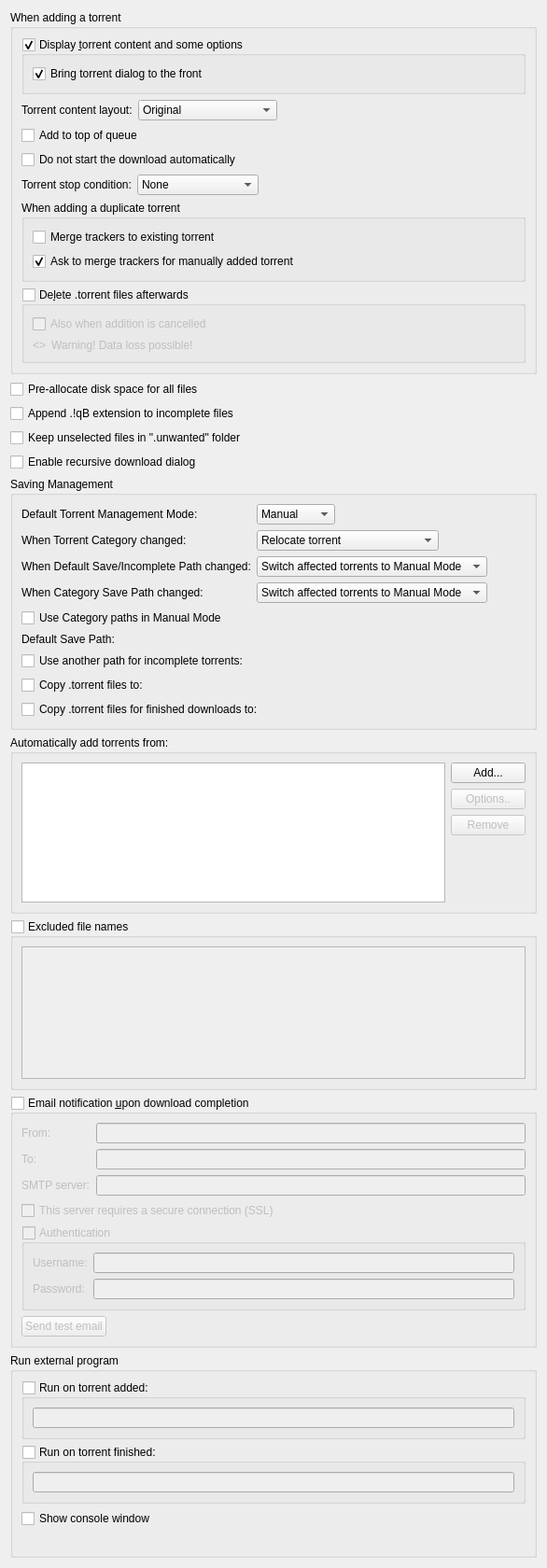
          <widget class="QWidget" name="scrollAreaWidgetContents_2">
           <property name="geometry">
            <rect>
             <x>0</x>
             <y>0</y>
             <width>586</width>
             <height>1680</height>
            </rect>
           </property>
           <layout class="QVBoxLayout" name="verticalLayout">
            <item>
             <widget class="QGroupBox" name="torrentAdditionBox">
              <property name="title">
               <string>When adding a torrent</string>
              </property>
              <layout class="QVBoxLayout" name="torrentAdditionBoxLayout">
               <item>
                <widget class="QGroupBox" name="checkAdditionDialog">
                 <property name="title">
                  <string>Display &amp;torrent content and some options</string>
                 </property>
                 <property name="checkable">
                  <bool>true</bool>
                 </property>
                 <layout class="QVBoxLayout" name="verticalLayout_18">
                  <item>
                   <widget class="QCheckBox" name="checkAdditionDialogFront">
                    <property name="text">
                     <string>Bring torrent dialog to the front</string>
                    </property>
                    <property name="checked">
                     <bool>true</bool>
                    </property>
                   </widget>
                  </item>
                 </layout>
                </widget>
               </item>
               <item>
                <layout class="QHBoxLayout" name="horizontalLayout_19">
                 <item>
                  <widget class="QLabel" name="contentLayoutLabel">
                   <property name="text">
                    <string>Torrent content layout:</string>
                   </property>
                  </widget>
                 </item>
                 <item>
                  <widget class="QComboBox" name="contentLayoutComboBox">
                   <property name="currentIndex">
                    <number>0</number>
                   </property>
                   <item>
                    <property name="text">
                     <string>Original</string>
                    </property>
                   </item>
                   <item>
                    <property name="text">
                     <string>Create subfolder</string>
                    </property>
                   </item>
                   <item>
                    <property name="text">
                     <string>Don't create subfolder</string>
                    </property>
                   </item>
                  </widget>
                 </item>
                 <item>
                  <spacer name="horizontalSpacer_20">
                   <property name="orientation">
                    <enum>Qt::Orientation::Horizontal</enum>
                   </property>
                   <property name="sizeHint" stdset="0">
                    <size>
                     <width>40</width>
                     <height>20</height>
                    </size>
                   </property>
                  </spacer>
                 </item>
                </layout>
               </item>
               <item>
                <widget class="QCheckBox" name="checkAddToQueueTop">
                 <property name="toolTip">
                  <string>The torrent will be added to the top of the download queue</string>
                 </property>
                 <property name="text">
                  <string extracomment="The torrent will be added to the top of the download queue">Add to top of queue</string>
                 </property>
                </widget>
               </item>
               <item>
                <widget class="QCheckBox" name="checkAddStopped">
                 <property name="toolTip">
                  <string>The torrent will be added to download list in a stopped state</string>
                 </property>
                 <property name="text">
                  <string extracomment="The torrent will be added to download list in a stopped state">Do not start the download automatically</string>
                 </property>
                </widget>
               </item>
               <item>
                <layout class="QHBoxLayout" name="stopConditionLayout">
                 <item>
                  <widget class="QLabel" name="stopConditionLabel">
                   <property name="text">
                    <string>Torrent stop condition:</string>
                   </property>
                  </widget>
                 </item>
                 <item>
                  <widget class="QComboBox" name="stopConditionComboBox">
                   <property name="currentIndex">
                    <number>0</number>
                   </property>
                   <item>
                    <property name="text">
                     <string>None</string>
                    </property>
                   </item>
                   <item>
                    <property name="text">
                     <string>Metadata received</string>
                    </property>
                   </item>
                   <item>
                    <property name="text">
                     <string>Files checked</string>
                    </property>
                   </item>
                  </widget>
                 </item>
                 <item>
                  <spacer name="stopConditionSpacer">
                   <property name="orientation">
                    <enum>Qt::Orientation::Horizontal</enum>
                   </property>
                   <property name="sizeHint" stdset="0">
                    <size>
                     <width>40</width>
                     <height>20</height>
                    </size>
                   </property>
                  </spacer>
                 </item>
                </layout>
               </item>
               <item>
                <widget class="QGroupBox" name="duplicateTorrentGroup">
                 <property name="title">
                  <string>When adding a duplicate torrent</string>
                 </property>
                 <layout class="QVBoxLayout" name="duplicateTorrentBoxLayout">
                  <item>
                   <widget class="QCheckBox" name="checkMergeTrackers">
                    <property name="text">
                     <string>Merge trackers to existing torrent</string>
                    </property>
                    <property name="checked">
                     <bool>false</bool>
                    </property>
                   </widget>
                  </item>
                  <item>
                   <widget class="QCheckBox" name="checkConfirmMergeTrackers">
                    <property name="text">
                     <string>Ask to merge trackers for manually added torrent</string>
                    </property>
                    <property name="checked">
                     <bool>true</bool>
                    </property>
                   </widget>
                  </item>
                 </layout>
                </widget>
               </item>
               <item>
                <widget class="QGroupBox" name="deleteTorrentBox">
                 <property name="toolTip">
                  <string>Whether the .torrent file should be deleted after adding it</string>
                 </property>
                 <property name="title">
                  <string>De&amp;lete .torrent files afterwards </string>
                 </property>
                 <property name="checkable">
                  <bool>true</bool>
                 </property>
                 <property name="checked">
                  <bool>false</bool>
                 </property>
                 <layout class="QVBoxLayout" name="deleteTorrentBoxLayout">
                  <item>
                   <widget class="QCheckBox" name="deleteCancelledTorrentBox">
                    <property name="toolTip">
                     <string>Also delete .torrent files whose addition was cancelled</string>
                    </property>
                    <property name="text">
                     <string>Also when addition is cancelled</string>
                    </property>
                   </widget>
                  </item>
                  <item>
                   <layout class="QHBoxLayout" name="deleteTorrentWarningLayout">
                    <item>
                     <widget class="QLabel" name="deleteTorrentWarningIcon">
                      <property name="sizePolicy">
                       <sizepolicy hsizetype="Fixed" vsizetype="Preferred">
                        <horstretch>0</horstretch>
                        <verstretch>0</verstretch>
                       </sizepolicy>
                      </property>
                      <property name="text">
                       <string notr="true">&lt;&gt;</string>
                      </property>
                     </widget>
                    </item>
                    <item>
                     <widget class="QLabel" name="deleteTorrentWarningLabel">
                      <property name="text">
                       <string>Warning! Data loss possible!</string>
                      </property>
                     </widget>
                    </item>
                   </layout>
                  </item>
                 </layout>
                </widget>
               </item>
              </layout>
             </widget>
            </item>
            <item>
             <widget class="QCheckBox" name="checkPreallocateAll">
              <property name="toolTip">
               <string>Allocate full file sizes on disk before starting downloads, to minimize fragmentation. Only useful for HDDs.</string>
              </property>
              <property name="text">
               <string>Pre-allocate disk space for all files</string>
              </property>
             </widget>
            </item>
            <item>
             <widget class="QCheckBox" name="checkAppendqB">
              <property name="text">
               <string>Append .!qB extension to incomplete files</string>
              </property>
             </widget>
            </item>
            <item>
             <widget class="QCheckBox" name="checkUnwantedFolder">
              <property name="text">
               <string>Keep unselected files in &quot;.unwanted&quot; folder</string>
              </property>
             </widget>
            </item>
            <item>
             <widget class="QCheckBox" name="checkRecursiveDownload">
              <property name="toolTip">
               <string>When a torrent is downloaded, offer to add torrents from any .torrent files found inside it</string>
              </property>
              <property name="text">
               <string>Enable recursive download dialog</string>
              </property>
             </widget>
            </item>
            <item>
             <widget class="QGroupBox" name="groupSavingManagement">
              <property name="title">
               <string>Saving Management</string>
              </property>
              <layout class="QVBoxLayout" name="groupSavingManagementLayout">
               <item>
                <layout class="QGridLayout" name="gridLayout_3">
                 <item row="0" column="0">
                  <widget class="QLabel" name="label_40">
                   <property name="text">
                    <string>Default Torrent Management Mode:</string>
                   </property>
                  </widget>
                 </item>
                 <item row="0" column="1">
                  <layout class="QHBoxLayout" name="horizontalLayout_70">
                   <property name="spacing">
                    <number>10</number>
                   </property>
                   <item>
                    <widget class="QComboBox" name="comboSavingMode">
                     <property name="toolTip">
                      <string>Automatic: Various torrent properties (e.g. save path) will be decided by the associated category
Manual: Various torrent properties (e.g. save path) must be assigned manually</string>
                     </property>
                     <item>
                      <property name="text">
                       <string>Manual</string>
                      </property>
                     </item>
                     <item>
                      <property name="text">
                       <string>Automatic</string>
                      </property>
                     </item>
                    </widget>
                   </item>
                   <item>
                    <spacer name="horizontalSpacer_160">
                     <property name="orientation">
                      <enum>Qt::Orientation::Horizontal</enum>
                     </property>
                     <property name="sizeHint" stdset="0">
                      <size>
                       <width>40</width>
                       <height>20</height>
                      </size>
                     </property>
                    </spacer>
                   </item>
                  </layout>
                 </item>
                 <item row="1" column="0">
                  <widget class="QLabel" name="labelTorrentCategoryChanged">
                   <property name="text">
                    <string>When Torrent Category changed:</string>
                   </property>
                  </widget>
                 </item>
                 <item row="1" column="1">
                  <layout class="QHBoxLayout" name="horizontalLayout_14">
                   <item>
                    <widget class="QComboBox" name="comboTorrentCategoryChanged">
                     <item>
                      <property name="text">
                       <string>Relocate torrent</string>
                      </property>
                     </item>
                     <item>
                      <property name="text">
                       <string>Switch torrent to Manual Mode</string>
                      </property>
                     </item>
                    </widget>
                   </item>
                   <item>
                    <spacer name="horizontalSpacer_17">
                     <property name="orientation">
                      <enum>Qt::Orientation::Horizontal</enum>
                     </property>
                     <property name="sizeHint" stdset="0">
                      <size>
                       <width>40</width>
                       <height>20</height>
                      </size>
                     </property>
                    </spacer>
                   </item>
                  </layout>
                 </item>
                 <item row="2" column="0">
                  <widget class="QLabel" name="labelCategoryDefaultPathChanged">
                   <property name="text">
                    <string>When Default Save/Incomplete Path changed:</string>
                   </property>
                  </widget>
                 </item>
                 <item row="2" column="1">
                  <layout class="QHBoxLayout" name="horizontalLayout_15">
                   <item>
                    <widget class="QComboBox" name="comboCategoryDefaultPathChanged">
                     <property name="currentIndex">
                      <number>1</number>
                     </property>
                     <item>
                      <property name="text">
                       <string>Relocate affected torrents</string>
                      </property>
                     </item>
                     <item>
                      <property name="text">
                       <string>Switch affected torrents to Manual Mode</string>
                      </property>
                     </item>
                    </widget>
                   </item>
                   <item>
                    <spacer name="horizontalSpacer_18">
                     <property name="orientation">
                      <enum>Qt::Orientation::Horizontal</enum>
                     </property>
                     <property name="sizeHint" stdset="0">
                      <size>
                       <width>40</width>
                       <height>20</height>
                      </size>
                     </property>
                    </spacer>
                   </item>
                  </layout>
                 </item>
                 <item row="3" column="0">
                  <widget class="QLabel" name="labelCategoryChanged">
                   <property name="text">
                    <string>When Category Save Path changed:</string>
                   </property>
                  </widget>
                 </item>
                 <item row="3" column="1">
                  <layout class="QHBoxLayout" name="horizontalLayout_17">
                   <item>
                    <widget class="QComboBox" name="comboCategoryChanged">
                     <property name="currentIndex">
                      <number>1</number>
                     </property>
                     <item>
                      <property name="text">
                       <string>Relocate affected torrents</string>
                      </property>
                     </item>
                     <item>
                      <property name="text">
                       <string>Switch affected torrents to Manual Mode</string>
                      </property>
                     </item>
                    </widget>
                   </item>
                   <item>
                    <spacer name="horizontalSpacer_19">
                     <property name="orientation">
                      <enum>Qt::Orientation::Horizontal</enum>
                     </property>
                     <property name="sizeHint" stdset="0">
                      <size>
                       <width>40</width>
                       <height>20</height>
                      </size>
                     </property>
                    </spacer>
                   </item>
                  </layout>
                 </item>
                </layout>
               </item>
               <item>
                <widget class="QCheckBox" name="checkUseCategoryPaths">
                 <property name="toolTip">
                  <string>Resolve relative Save Path against appropriate Category path instead of Default one</string>
                 </property>
                 <property name="text">
                  <string>Use Category paths in Manual Mode</string>
                 </property>
                </widget>
               </item>
               <item>
                <layout class="QGridLayout" name="gridLayout_4">
                 <item row="0" column="0">
                  <widget class="QLabel" name="labelSavePath">
                   <property name="text">
                    <string>Default Save Path:</string>
                   </property>
                  </widget>
                 </item>
                 <item row="0" column="1">
                  <widget class="FileSystemPathLineEdit" name="textSavePath" native="true"/>
                 </item>
                 <item row="1" column="0">
                  <widget class="QCheckBox" name="checkUseDownloadPath">
                   <property name="text">
                    <string>Use another path for incomplete torrents:</string>
                   </property>
                  </widget>
                 </item>
                 <item row="1" column="1">
                  <widget class="FileSystemPathLineEdit" name="textDownloadPath" native="true"/>
                 </item>
                 <item row="2" column="0">
                  <widget class="QCheckBox" name="checkExportDir">
                   <property name="text">
                    <string>Copy .torrent files to:</string>
                   </property>
                  </widget>
                 </item>
                 <item row="2" column="1">
                  <widget class="FileSystemPathLineEdit" name="textExportDir" native="true"/>
                 </item>
                 <item row="3" column="0">
                  <widget class="QCheckBox" name="checkExportDirFin">
                   <property name="text">
                    <string>Copy .torrent files for finished downloads to:</string>
                   </property>
                  </widget>
                 </item>
                 <item row="3" column="1">
                  <widget class="FileSystemPathLineEdit" name="textExportDirFin" native="true"/>
                 </item>
                </layout>
               </item>
              </layout>
             </widget>
            </item>
            <item>
             <widget class="QGroupBox" name="groupBox_2">
              <property name="title">
               <string>Automatically add torrents from:</string>
              </property>
              <layout class="QVBoxLayout" name="verticalLayout_38">
               <item>
                <layout class="QHBoxLayout" name="horizontalLayout_16">
                 <item>
                  <widget class="QTreeView" name="scanFoldersView">
                   <property name="sizePolicy">
                    <sizepolicy hsizetype="Expanding" vsizetype="Expanding">
                     <horstretch>0</horstretch>
                     <verstretch>1</verstretch>
                    </sizepolicy>
                   </property>
                   <property name="minimumSize">
                    <size>
                     <width>250</width>
                     <height>150</height>
                    </size>
                   </property>
                   <property name="editTriggers">
                    <set>QAbstractItemView::EditTrigger::AllEditTriggers</set>
                   </property>
                   <property name="selectionMode">
                    <enum>QAbstractItemView::SelectionMode::SingleSelection</enum>
                   </property>
                   <property name="selectionBehavior">
                    <enum>QAbstractItemView::SelectionBehavior::SelectRows</enum>
                   </property>
                   <property name="textElideMode">
                    <enum>Qt::TextElideMode::ElideNone</enum>
                   </property>
                   <property name="rootIsDecorated">
                    <bool>false</bool>
                   </property>
                   <attribute name="headerDefaultSectionSize">
                    <number>80</number>
                   </attribute>
                   <attribute name="headerStretchLastSection">
                    <bool>false</bool>
                   </attribute>
                  </widget>
                 </item>
                 <item>
                  <layout class="QVBoxLayout" name="verticalLayout_37">
                   <item>
                    <widget class="QPushButton" name="addWatchedFolderButton">
                     <property name="text">
                      <string>Add...</string>
                     </property>
                    </widget>
                   </item>
                   <item>
                    <widget class="QPushButton" name="editWatchedFolderButton">
                     <property name="enabled">
                      <bool>false</bool>
                     </property>
                     <property name="text">
                      <string>Options..</string>
                     </property>
                    </widget>
                   </item>
                   <item>
                    <widget class="QPushButton" name="removeWatchedFolderButton">
                     <property name="enabled">
                      <bool>false</bool>
                     </property>
                     <property name="text">
                      <string>Remove</string>
                     </property>
                    </widget>
                   </item>
                   <item>
                    <spacer name="verticalSpacer_6">
                     <property name="orientation">
                      <enum>Qt::Orientation::Vertical</enum>
                     </property>
                     <property name="sizeHint" stdset="0">
                      <size>
                       <width>20</width>
                       <height>40</height>
                      </size>
                     </property>
                    </spacer>
                   </item>
                  </layout>
                 </item>
                </layout>
               </item>
              </layout>
             </widget>
            </item>
            <item>
             <widget class="QGroupBox" name="groupExcludedFileNames">
              <property name="title">
               <string>Excluded file names</string>
              </property>
              <property name="checkable">
               <bool>true</bool>
              </property>
              <property name="checked">
               <bool>false</bool>
              </property>
              <layout class="QVBoxLayout" name="verticalLayout_311">
               <item>
                <widget class="QPlainTextEdit" name="textExcludedFileNames">
                 <property name="toolTip">
                  <string>Blacklist filtered file names from being downloaded from torrent(s).
Files matching any of the filters in this list will have their priority automatically set to &quot;Do not download&quot;.

Use newlines to separate multiple entries. Can use wildcards as outlined below.
*: matches zero or more of any characters.
?: matches any single character.
[...]: sets of characters can be represented in square brackets.

Examples
*.exe: filter '.exe' file extension.
readme.txt: filter exact file name.
?.txt: filter 'a.txt', 'b.txt' but not 'aa.txt'.
readme[0-9].txt: filter 'readme1.txt', 'readme2.txt' but not 'readme10.txt'.</string>
                 </property>
                 <property name="tabChangesFocus">
                  <bool>true</bool>
                 </property>
                 <property name="lineWrapMode">
                  <enum>QPlainTextEdit::LineWrapMode::NoWrap</enum>
                 </property>
                </widget>
               </item>
              </layout>
             </widget>
            </item>
            <item>
             <widget class="QGroupBox" name="groupMailNotification">
              <property name="title">
               <string>Email notification &amp;upon download completion</string>
              </property>
              <property name="checkable">
               <bool>true</bool>
              </property>
              <property name="checked">
               <bool>false</bool>
              </property>
              <layout class="QVBoxLayout" name="verticalLayout_171">
               <item>
                <layout class="QGridLayout" name="gridLayout_9">
                 <item row="0" column="0">
                  <widget class="QLabel" name="label_25">
                   <property name="toolTip">
                    <string>Sender</string>
                   </property>
                   <property name="text">
                    <string comment="From sender">From:</string>
                   </property>
                  </widget>
                 </item>
                 <item row="0" column="1">
                  <widget class="QLineEdit" name="senderEmailTxt"/>
                 </item>
                 <item row="1" column="0">
                  <widget class="QLabel" name="label_2">
                   <property name="toolTip">
                    <string>Receiver</string>
                   </property>
                   <property name="text">
                    <string comment="To receiver">To:</string>
                   </property>
                  </widget>
                 </item>
                 <item row="1" column="1">
                  <widget class="QLineEdit" name="lineEditDestEmail"/>
                 </item>
                 <item row="2" column="0">
                  <widget class="QLabel" name="label_3">
                   <property name="text">
                    <string>SMTP server:</string>
                   </property>
                  </widget>
                 </item>
                 <item row="2" column="1">
                  <widget class="QLineEdit" name="lineEditSmtpServer"/>
                 </item>
                </layout>
               </item>
               <item>
                <widget class="QCheckBox" name="checkSmtpSSL">
                 <property name="text">
                  <string>This server requires a secure connection (SSL)</string>
                 </property>
                </widget>
               </item>
               <item>
                <widget class="QGroupBox" name="groupMailNotifAuth">
                 <property name="title">
                  <string>Authentication</string>
                 </property>
                 <property name="checkable">
                  <bool>true</bool>
                 </property>
                 <property name="checked">
                  <bool>false</bool>
                 </property>
                 <layout class="QFormLayout" name="formLayout_2">
                  <item row="0" column="0">
                   <widget class="QLabel" name="label_7">
                    <property name="text">
                     <string>Username:</string>
                    </property>
                   </widget>
                  </item>
                  <item row="0" column="1">
                   <widget class="QLineEdit" name="mailNotifUsername"/>
                  </item>
                  <item row="1" column="0">
                   <widget class="QLabel" name="label_8">
                    <property name="text">
                     <string>Password:</string>
                    </property>
                   </widget>
                  </item>
                  <item row="1" column="1">
                   <widget class="QLineEdit" name="mailNotifPassword">
                    <property name="echoMode">
                     <enum>QLineEdit::EchoMode::Password</enum>
                    </property>
                   </widget>
                  </item>
                 </layout>
                </widget>
               </item>
               <item>
                <widget class="QPushButton" name="sendTestEmail">
                 <property name="sizePolicy">
                  <sizepolicy hsizetype="Fixed" vsizetype="Fixed">
                   <horstretch>0</horstretch>
                   <verstretch>0</verstretch>
                  </sizepolicy>
                 </property>
                 <property name="text">
                  <string>Send test email</string>
                 </property>
                </widget>
               </item>
              </layout>
             </widget>
            </item>
            <item>
             <widget class="QGroupBox" name="autoRunBox">
              <property name="title">
               <string>Run external program</string>
              </property>
              <layout class="QVBoxLayout" name="verticalLayout_19">
               <item>
                <widget class="QGroupBox" name="groupBoxRunOnAdded">
                 <property name="title">
                  <string>Run on torrent added:</string>
                 </property>
                 <property name="checkable">
                  <bool>true</bool>
                 </property>
                 <property name="checked">
                  <bool>false</bool>
                 </property>
                 <layout class="QVBoxLayout" name="verticalLayout_39">
                  <item>
                   <widget class="QLineEdit" name="lineEditRunOnAdded"/>
                  </item>
                 </layout>
                </widget>
               </item>
               <item>
                <widget class="QGroupBox" name="groupBoxRunOnFinished">
                 <property name="title">
                  <string>Run on torrent finished:</string>
                 </property>
                 <property name="checkable">
                  <bool>true</bool>
                 </property>
                 <property name="checked">
                  <bool>false</bool>
                 </property>
                 <layout class="QVBoxLayout" name="verticalLayout_36">
                  <item>
                   <widget class="QLineEdit" name="lineEditRunOnFinished"/>
                  </item>
                 </layout>
                </widget>
               </item>
               <item>
                <widget class="QCheckBox" name="autoRunConsole">
                 <property name="text">
                  <string>Show console window</string>
                 </property>
                </widget>
               </item>
               <item>
                <widget class="QLabel" name="labelAutoRunParam">
                 <property name="wordWrap">
                  <bool>true</bool>
                 </property>
                </widget>
               </item>
              </layout>
             </widget>
            </item>
           </layout>
          </widget>
